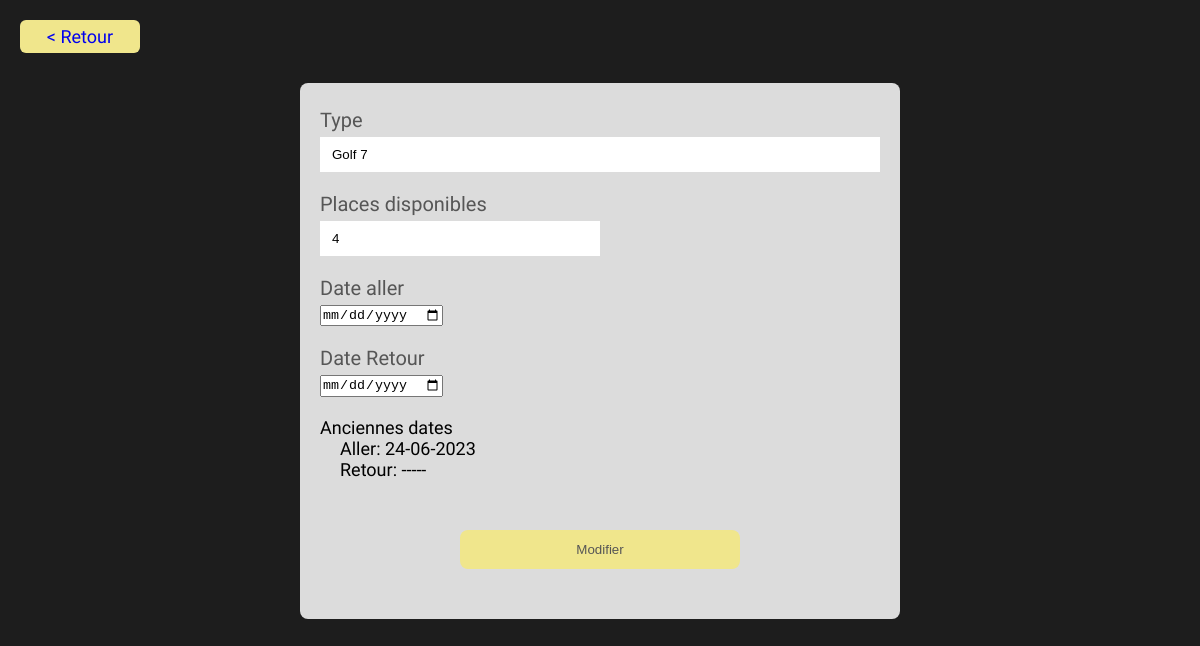
Page /festivoiturage/vues/admin/DetailsVehicule.php?id=7 (signed in) on the committed database.
### tables this page shows
CREATE TABLE `annoncesvehicules` (
  `id` int(11) NOT NULL,
  `type` varchar(50) NOT NULL,
  `placeDisponibles` int(11) NOT NULL,
  `dateAller` date NOT NULL,
  `dateRetour` date DEFAULT NULL,
  `id_utilisateur` int(11) NOT NULL
);

### festivoiturage/vues/admin/DetailsVehicule.php (the view, shortened to what this page needs)
<?php
    if(isset($_SESSION["id"]) && isset($_SESSION["login"]) && isset($_SESSION["role"]) &&
    ($_SESSION["role"] === "ROLE_USER" || $_SESSION["role"] === "ROLE_SUPER_ADMIN")) {
    include('../../database/database.php');
    if($_SERVER['REQUEST_METHOD'] === 'GET'){
            $idVehicule = $_GET['id'];
            $sql = $mysql->prepare('select * from annoncesvehicules where id = ?');
            $sql->bind_param("i", $idVehicule);
            $sql->execute();
            $row = $sql->get_result();
            $vehicule = $row->fetch_assoc();
    }
?>
<!DOCTYPE html>
    <html lang="en">
    <head>
        <link rel="stylesheet" href="../../css/style.css?v=<?php echo time(); ?>"/>
    </head>
    <body>
        <div class="goback">
            <a href="./vehicules.php"> < Retour</a>
        </div>
        <form class="admin-form" action="../../controlleurs/admin/edit-vehicule.php" method="POST">
            <label for="">Type</label>
            <input type="text" name="type" value="<?php echo $vehicule["type"]  ?>" maxlength="50" >
            <label for="">Places disponibles</label>
            <input type="number" name="placeDisponibles" value="<?php echo $vehicule["placeDisponibles"] ?>" >
            <label for="">Date aller</label>
            <input type="date" name="dateAller" required>
            <label for="">Date Retour</label>
            <input type="date" name="dateRetour">
            <div>Anciennes dates
                <?php
                    $dateAller =  join("-", array_reverse(explode("-", $vehicule["dateAller"])));
                    $dateRetour =  join("-", array_reverse(explode("-", $vehicule["dateRetour"])));
                    ?>
                    <p style="padding-left: 20px;">Aller: <?php echo $dateAller; ?></p>
                    <p style="padding-left: 20px;">Retour: <?php echo ($dateRetour === "" ? "-----" : $dateRetour); ?></p>
            </div>
            <input type="submit" value="Modifier" name="modifier">
        </form>
    </body>
    </html>
    <?php
    } else {
        header("Location: ../login.php");
    }
    ?>

### festivoiturage/css/style.css (style rules this page uses)
:root { --White:#FFFFFF; --Whity:#FFFDFA; --Black:#000000; --Blacky:#1D1D1D; --Very-Dark-Gray:#565656; --Gainsboro:#DCDCDC; --Khaki:#F0E68C; --Light-Yelow:#FFFF66; --Gold:#FFD700; --light-blue: #6495ED; --red: #FF0000; --light-red: #FD9079; --light-green: #02D863; --main-padding:20px; --main-margin:20px; }
* { box-sizing:border-box; -moz-box-sizing: border-box; -webkit-box-sizing: border-box; margin: 0; padding: 0; }
html { scroll-behavior: smooth; }
body { font-family: 'Work Sans', sans-serif; background-color: var(--Blacky); font-size: 18px; }
a { text-decoration: none; }
.goback { padding: 6px 12px; width: 120px; text-align: center; color: var(--Blacky); background-color: var(--Khaki); border-radius: 6px; margin: 20px auto 20px 20px; }
.admin-form { width: 600px; margin: 30px auto 40px auto; padding: 20px; background: var(--Gainsboro); border-radius: 8px; }
.admin-form label, .admin-form textarea, .admin-form input { display: block; margin-bottom: 20px; }
.admin-form label { font-size: 20px; color: var(--Very-Dark-Gray); margin: 5px auto; }
.admin-form input[type="text"], .admin-form input[type="file"], .admin-form textarea, .admin-form select { width: 100%; border: none; padding: 10px 12px; outline: none; }
.admin-form input[type="number"] { width: 50%; border: none; outline:none; padding: 10px 12px; }
.admin-form input[type="submit"] { width: 50%; margin: 50px auto 30px auto; background: var(--Khaki); color: var(--Very-Dark-Gray); border: none; outline: none; padding: 12px 40px; border-radius: 8px; transition: all 0.3s; }

### rows in the picture
annoncesvehicules: type "Golf 7", placeDisponibles "4", dateAller "24-06-2023"
